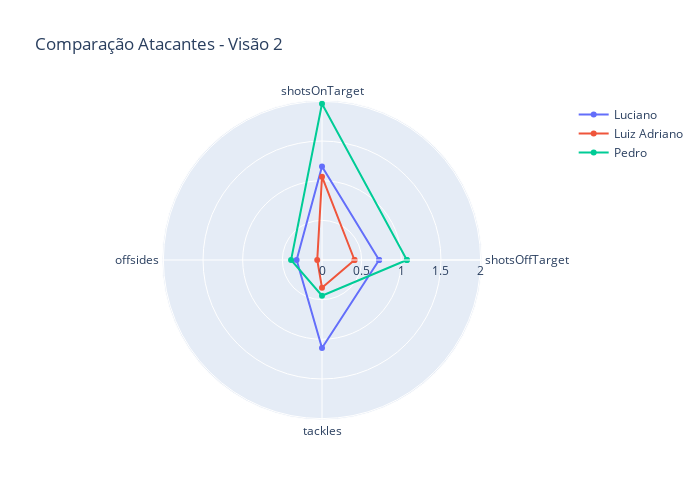

Notebook cell for this chart:
### Code cell
categories = labelsat2[1:]
categories = [*categories, categories[0]]

players = df_at2_vw2.values.tolist()

player_1 = players[0][1:]
player_1 = [*player_1, player_1[0]]
player_2 = players[1][1:]
player_2 = [*player_2, player_2[0]]
player_3 = players[2][1:]
player_3 = [*player_3, player_3[0]]

fig = go.Figure(
    data = [ go.Scatterpolar(r=player_1, theta = categories, name = players[0][0]),
             go.Scatterpolar(r=player_2, theta = categories, name = players[1][0]),
             go.Scatterpolar(r=player_3, theta = categories, name = players[2][0])],
    layout = go.Layout(
    autosize = False,
    width = 700,
    height = 500,
    title=go.layout.Title(text = 'Comparação Atacantes - Visão 2'),
    polar = {'radialaxis':{'visible':True}},
    showlegend = True)
)

pyo.iplot(fig)

### Figure 1 — Plotly figure (JSON) as saved in the notebook; plotly's stock layout.template omitted (floating-point values rounded to 4 significant figures)
{"data": [{"name": "Luciano", "r": [0.72, 1.18, 0.32, 1.11, 0.72], "theta": ["shotsOffTarget", "shotsOnTarget", "offsides", "tackles", "shotsOffTarget"], "type": "scatterpolar"}, {"name": "Luiz Adriano", "r": [0.41, 1.05, 0.06, 0.35, 0.41], "theta": ["shotsOffTarget", "shotsOnTarget", "offsides", "tackles", "shotsOffTarget"], "type": "scatterpolar"}, {"name": "Pedro", "r": [1.07, 1.97, 0.39, 0.45, 1.07], "theta": ["shotsOffTarget", "shotsOnTarget", "offsides", "tackles", "shotsOffTarget"], "type": "scatterpolar"}], "layout": {"autosize": false, "height": 500, "polar": {"radialaxis": {"visible": true}}, "showlegend": true, "title": {"text": "Comparação Atacantes - Visão 2"}, "width": 700}}
